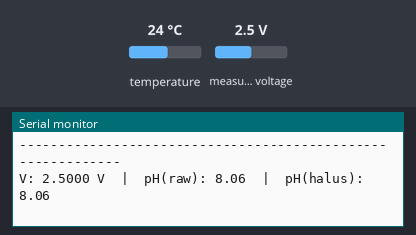
The sketch below on a simulated ESP32. Shown: the last lines printed to the serial monitor. The inputs (shaded band) are chosen by the test bench; at power-on: measured voltage 2.5 V, temperature 24 °C.

Above: at 1.7 s.
1.8 s: measured voltage set to 0.1 V
At 3.1 s:
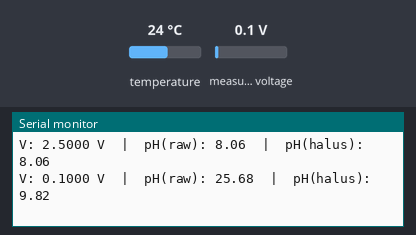
3.3 s: measured voltage set to 1.2 V
At 4.3 s:
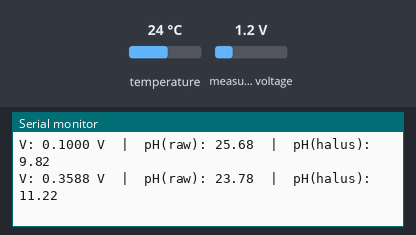
Timing chart, 0 to 6.3 s (numbered marks = the images above; inputs shaded):
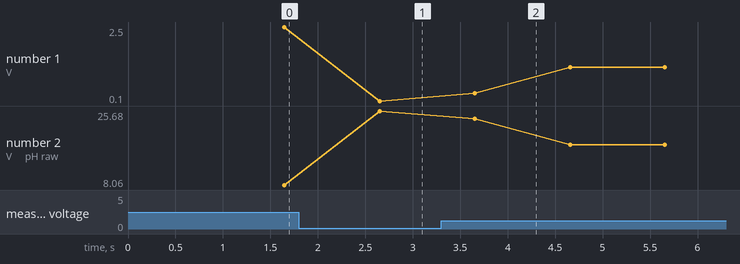

The sketch:

esp-01_nowifi.ino
```cpp
/**
 * esp-01_nowifi — VERSI TES DIAGNOSTIK (WiFi DIMATIKAN)
 *
 * TUJUAN: membuktikan apakah selisih bacaan pH antara esp-01.ino (WiFi ON)
 *         dan kalibrasi_ph.ino (tanpa WiFi) disebabkan oleh noise WiFi pada
 *         rail 3.3V / ground board pH.
 *
 * Sketch ini SAMA PERSIS dengan esp-01.ino di jalur baca pH:
 *   - konstanta kalibrasi sama (PH_SLOPE / PH_OFFSET)
 *   - GAIN_ONE, trimmed-mean 31 sampel, delay(6) antar-sampel
 *   - EMA_ALPHA 0.1, interval 1 detik
 * BEDANYA HANYA: WiFi OFF + NTP/HTTP dihapus, dan mencetak raw & halus
 *   seperti kalibrasi_ph.ino agar apple-to-apple.
 *
 * CARA PAKAI:
 *   1. Flash sketch ini ke unit esp-01.
 *   2. Celup probe ke buffer yang sama (mis. pH 9.18), tunggu ~30 detik
 *      agar kolom pH(halus) settle.
 *   3. Bandingkan pH(halus) di sini vs pH(halus) di kalibrasi_ph.ino.
 *      - Jika sekarang ~SAMA (mis. 9.13)  -> WiFi terbukti penyebab pergeseran.
 *      - Jika masih beda                  -> penyebab lain (lapor ke saya).
 *
 *   Setelah selesai tes, kembali flash esp-01.ino yang asli untuk operasi normal.
 */

#include <WiFi.h>
#include <Wire.h>
#include <Adafruit_ADS1X15.h>
#include <OneWire.h>
#include <DallasTemperature.h>

// --- Konstanta kalibrasi pH (HARUS sama dengan esp-01.ino) ---
const float PH_SLOPE  = -7.341;  // m
const float PH_OFFSET = 26.415;  // b

// --- Moving average (EMA) — sama dengan esp-01.ino ---
const float EMA_ALPHA = 0.1;
float phEMA = NAN;

const int SAMPLE_INTERVAL_MS = 1000;  // sama dengan esp-01 (per-detik)

// --- DS18B20 (GPIO 4) — tetap dibaca agar beban I2C/OneWire identik esp-01 ---
#define ONE_WIRE_BUS 4
OneWire oneWire(ONE_WIRE_BUS);
DallasTemperature tempSensor(&oneWire);

// --- ADS1115 (I2C) untuk pH ---
Adafruit_ADS1115 ads;
#define I2C_SDA     8
#define I2C_SCL     9
#define ADS_ADDR    0x48
#define PH_CHANNEL  0
const int PH_NUM_SAMPLES = 31;

unsigned long lastSample = 0;

void setup() {
  Serial.begin(115200);
  delay(500);
  Serial.println("==========================================");
  Serial.println("  esp-01 TES DIAGNOSTIK - WiFi DIMATIKAN");
  Serial.println("==========================================");

  // ---- MATIKAN WiFi TOTAL (inti dari tes ini) ----
  WiFi.disconnect(true);   // putus + hapus kredensial dari RAM
  WiFi.mode(WIFI_OFF);     // matikan stack WiFi
  Serial.println("[WiFi] OFF (mode diagnostik)");

  tempSensor.begin();
  tempSensor.setResolution(10);
  Serial.println("[DS18B20] initialized.");

  Wire.begin(I2C_SDA, I2C_SCL);
  if (!ads.begin(ADS_ADDR)) {
    Serial.println("[ADS1115] TIDAK TERDETEKSI! Cek wiring I2C & alamat.");
    while (1) delay(100);
  }
  ads.setGain(GAIN_ONE);
  Serial.println("[ADS1115] initialized.");

  Serial.println("Format: V | pH(raw) | pH(halus)  -- bandingkan kolom pH(halus)");
  Serial.println("------------------------------------------------------------");
}

// Trimmed-mean: 31 sampel, buang 25% tepi, rata-rata sisanya. (SAMA esp-01)
float readPHVoltage() {
  float v[PH_NUM_SAMPLES];
  for (int i = 0; i < PH_NUM_SAMPLES; i++) {
    v[i] = ads.computeVolts(ads.readADC_SingleEnded(PH_CHANNEL));
    delay(6);
  }
  for (int i = 1; i < PH_NUM_SAMPLES; i++) {
    float key = v[i]; int j = i - 1;
    while (j >= 0 && v[j] > key) { v[j + 1] = v[j]; j--; }
    v[j + 1] = key;
  }
  int lo = PH_NUM_SAMPLES / 4, hi = PH_NUM_SAMPLES - (PH_NUM_SAMPLES / 4);
  float sum = 0; int cnt = 0;
  for (int i = lo; i < hi; i++) { sum += v[i]; cnt++; }
  return sum / cnt;
}

void loop() {
  if (millis() - lastSample >= (unsigned long)SAMPLE_INTERVAL_MS) {
    lastSample = millis();

    float v  = readPHVoltage();
    float ph = PH_SLOPE * v + PH_OFFSET;
    if (isnan(phEMA)) phEMA = ph;
    else              phEMA = EMA_ALPHA * ph + (1.0 - EMA_ALPHA) * phEMA;

    // baca suhu juga (agar beban kerja loop identik dgn esp-01)
    tempSensor.requestTemperatures();
    (void)tempSensor.getTempCByIndex(0);

    Serial.printf("V: %.4f V  |  pH(raw): %.2f  |  pH(halus): %.2f\n",
                  v, ph, phEMA);
  }
  delay(5);
}
```

Measured:
- after the input at 1.8 s, the serial monitor: prints a new line after 0.85 s (image 1)
- after the input at 3.3 s, the serial monitor: prints a new line after 0.35 s (image 2)
- plotted number 1: 2.5 → 0.1 after the input at 1.8 s, 0.1 → 1.2 after the input at 3.3 s
- plotted number 2: 8.06 → 25.68 after the input at 1.8 s, 25.68 → 17.61 after the input at 3.3 s
